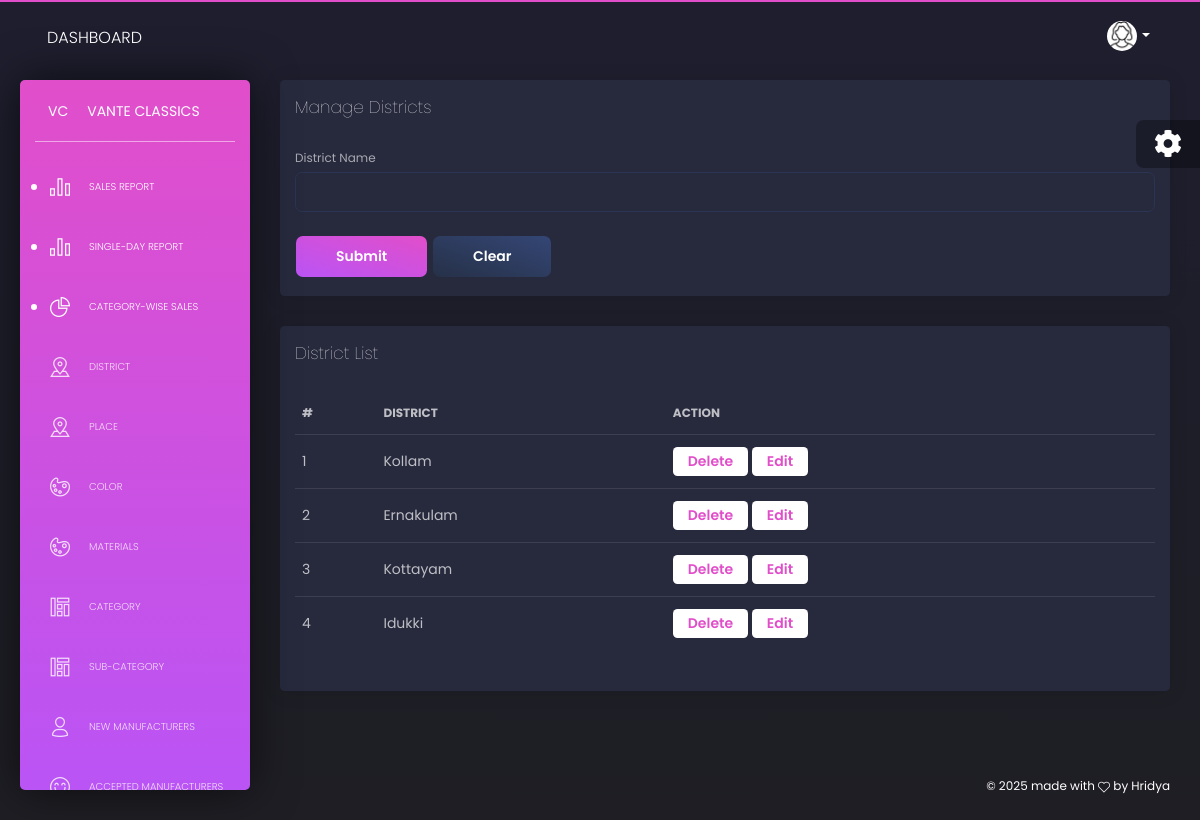
Page /PROJECT/Admin/district.php on the committed database.
### tables this page shows
CREATE TABLE `tbl_district` (
  `district_id` int(11) NOT NULL,
  `district_name` varchar(30) NOT NULL
);

### PROJECT/Admin/district.php (the view, shortened to what this page needs)
<?php
include("../Assets/Connection/connection.php");
include("Head.php");
		?>
		<?php
$dname='';
?>
<!DOCTYPE html PUBLIC "-//W3C//DTD XHTML 1.0 Transitional//EN" "http://www.w3.org/TR/xhtml1/DTD/xhtml1-transitional.dtd">
<html xmlns="http://www.w3.org/1999/xhtml">
<head>
</head>
<body>
<div class="row">
    <div class="container-fluid">
        <div class="row">
            <div class="col-md-12">
                <div class="card">
                    <div class="card-header">
                        <h4 class="card-title">Manage Districts</h4>
                    </div>
                    <div class="card-body">
                        <form id="form1" name="form1" method="post" action="">
                            <div class="form-group">
                                <label for="txt_dist">District Name</label>
                                <input type="text" required name="txt_dist" id="txt_dist" class="form-control" value="<?php echo htmlspecialchars($dname); ?>" />
                            </div>
                            <button type="submit" name="btn_submit" id="btn_submit" class="btn btn-primary">Submit</button>
                            <button type="reset" name="btn_reset" id="btn_reset" class="btn btn-secondary">Clear</button>
                        </form>
                    </div>
                </div>
                <div class="card">
                    <div class="card-header">
                        <h4 class="card-title">District List</h4>
                    </div>
                    <div class="card-body">
                        <div class="table-responsive">
                            <table class="table">
                                <thead>
                                    <tr>
                                        <th>#</th>
                                        <th>District</th>
                                        <th>Action</th>
                                    </tr>
                                </thead>
                                <tbody>
                                <?php
                                $i = 0;
                                $selQry = "SELECT * FROM tbl_district";
                                $result = $Con->query($selQry);
                                while ($row = $result->fetch_assoc()) {
                                    $i++;
                                ?>
                                    <tr>
                                        <td><?php echo $i; ?></td>
                                        <td><?php echo htmlspecialchars($row["district_name"]); ?></td>
                                        <td class="action-links">
                                            <a href="district.php?did=<?php echo $row["district_id"]; ?>" class="btn btn-neutral btn-sm">Delete</a>
                                            <a href="district.php?eid=<?php echo $row["district_id"]; ?>" class="btn btn-neutral btn-sm">Edit</a>
                                        </td>
                                    </tr>
                                <?php
                                }
                                ?>
                                </tbody>
                            </table>
                        </div>
                    </div>
                </div>
            </div>
        </div>
    </div>
</div>
</body>
</html>
<?php
            include("Foot.php");
            ?>

### rows in the picture
tbl_district: district_name "Kollam"
tbl_district: district_name "Ernakulam"
tbl_district: district_name "Kottayam"
tbl_district: district_name "Idukki"
